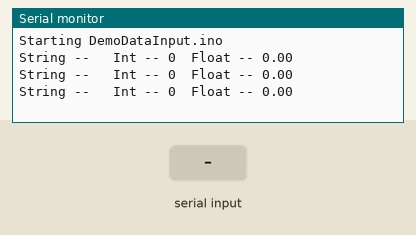
This sketch was run on a simulated Arduino Uno, built with avr-gcc and run on an emulated ATmega328P. Shown: the last lines printed to the serial monitor. The inputs (shaded band) are chosen by the test bench.

Above: at 2.4 s.
2.5 s: "5\n" received over the second serial link
At 3.9 s:
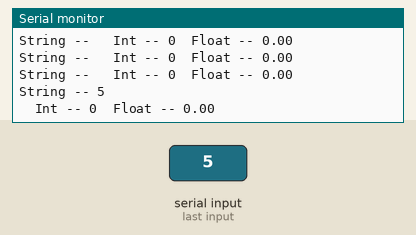
4.7 s: "90,45,200\n" received over the second serial link
At 5.5 s:
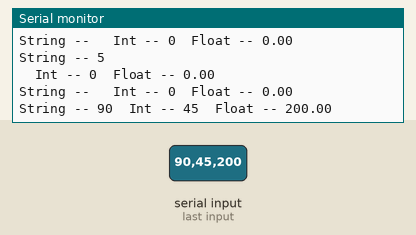

Measured:
- after the input at 2.5 s, the serial monitor: prints a new line after 0.70 s (image 1)
- after the input at 4.7 s, the serial monitor: prints a new line after 0.11 s (image 2)

The sketch:

ExperimentA.ino
```cpp
// Written by Robin2 April 2014
//
// this sketch contains examples of different ways to read serial data in an Arduino.
// each version is in its own function, called from loop().
// only one of the function calls should be uncommented at any one time.

//================
#include <SoftwareSerial.h> //this is needed for alternate serial pin designations on Teensy 3
#define TX3_PIN 8
#define RX3_PIN 7
SoftwareSerial  SerialPort2(RX3_PIN, TX3_PIN);

char inputChar = 'X';
byte inputByte = 255;

const byte buffSize = 32;
char inputSeveral[buffSize]; // space for 31 chars and a terminator

byte maxChars = 12; // a shorter limit to make it easier to see what happens
                           //   if too many chars are entered

int inputInt = 0;
float inputFloat = 0.0;
char inputCsvString[12];


//===================

void setup() {
  Serial.begin(9600);
  Serial.println("Starting DemoDataInput.ino");
  SerialPort2.begin(115200);
}

//===================

void loop() {

  readCSV();

  delay(800);
}
//===================

void readCSV() {

      // this function expects a series of comma separated values
      // for this demo the sequence of items must be a string, an integer, a float
      // for example testing, 123 , 4567.89
      // spaces around the commas are optional

        // first read severalChars into the array inputSeveral

    inputSeveral[0] = 0;
    maxChars = buffSize - 1; // use full size of buffer for this function
    byte charCount = 0;
    byte ndx = 0;

    if (SerialPort2.available() > 0) {
      while (SerialPort2.available() > 0) {
        if (ndx > maxChars - 1) {
          ndx = maxChars;
        }
        inputSeveral[ndx] = SerialPort2.read();
        ndx ++;
        charCount ++;
      }
      if (ndx > maxChars) {
        ndx = maxChars;
      }
      inputSeveral[ndx] = 0;
    }

      // now we need to split the received string into its parts
      // this is done by strtok() which looks for the token - the comma in this case

    char * partOfString; // this is used by strtok() as an index

    partOfString = strtok(inputSeveral,",");      // get the first part - the string
    strcpy(inputCsvString, partOfString); // copy it to inputCsvString

    partOfString = strtok(NULL, ","); // this continues where the previous call left off
    inputInt = atoi(partOfString);     // convert this part to an integer

    partOfString = strtok(NULL, ",");
    inputFloat = atof(partOfString);     // convert this part to a float


    Serial.print("String -- ");
    Serial.print(inputCsvString);
    Serial.print("  Int -- ");
    Serial.print(inputInt);
    Serial.print("  Float -- ");
    Serial.println(inputFloat);

}
```
